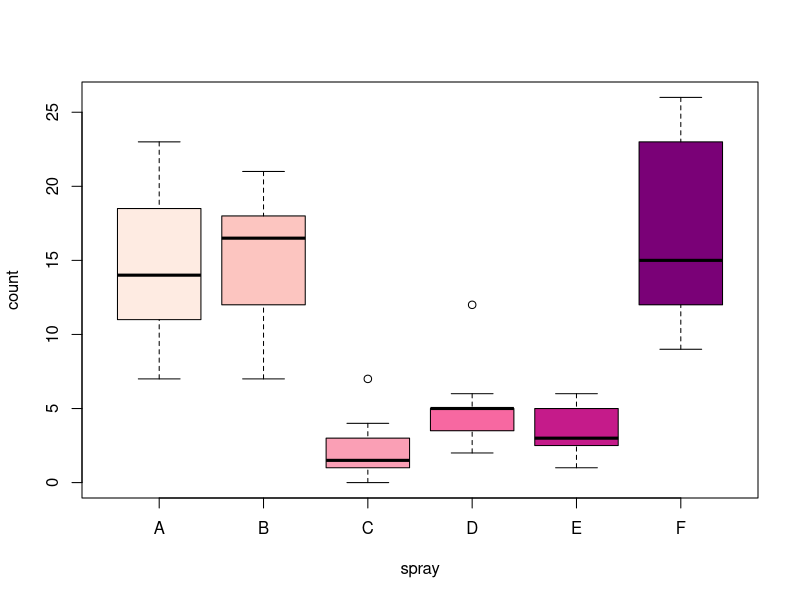
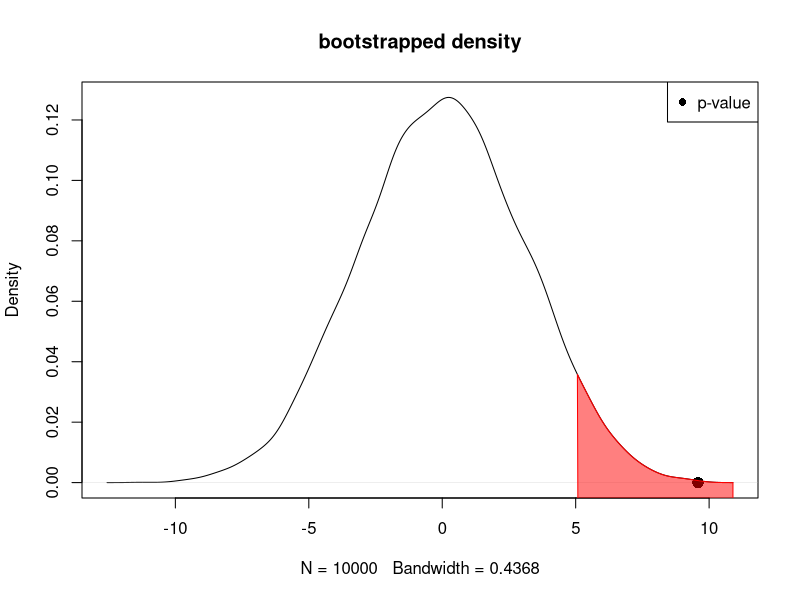
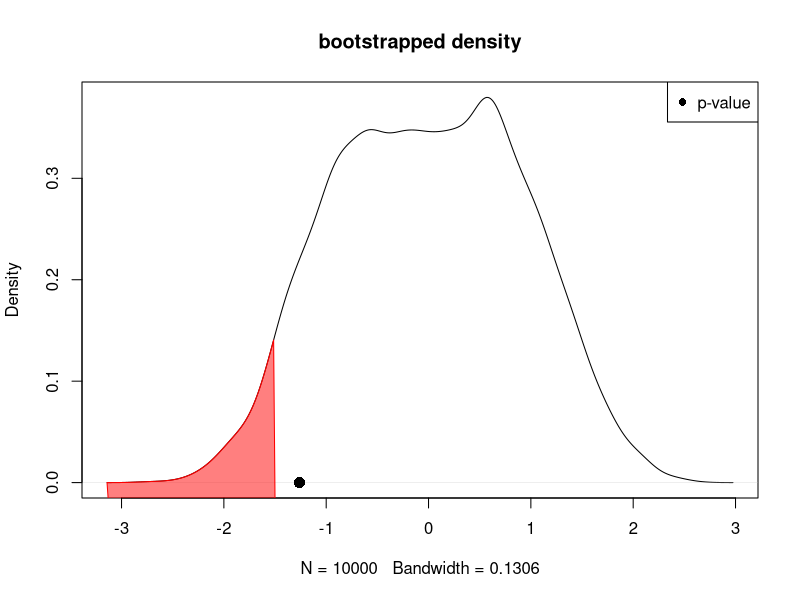

Write the R code that produced these figures, in order.
dim(InsectSprays)
names(InsectSprays)
library(RColorBrewer)
boxplot(count ~ spray,data = InsectSprays,col = brewer.pal(6,"RdPu"))
## teststat generic function

teststat <- function(groups = c("A","B"),permute = FALSE) {
    if (isTRUE(permute)) {
        count  <- InsectSprays$count[InsectSprays$spray %in% groups]
        label  <- c(rep(groups[1],length(which(InsectSprays$spray == groups[1]))),
                    rep(groups[2],length(which(InsectSprays$spray == groups[2]))))
        perms  <- sample(label)
        return(mean(count[perms == groups[2]]) - mean(count[perms == groups[1]]))
    }
    mean(
     InsectSprays$count[InsectSprays$spray == groups[2]] - InsectSprays$count[InsectSprays$spray == groups[1]]
        )
}

## Permutation Test For Groups B & C

mu_diff_BC <- teststat(c("B","C"))

perms_BC <- sapply(1:1e4,function(i) teststat(groups = c("C","B"),permute = TRUE))

# p-value of mean_perm_diff_mean = mu_diff_BC (given that it is true)

mean(perms_BC < mu_diff_BC)

# plot + quantile of p-value
dx <- density(perms_BC)
plot(dx,main = "bootstrapped density")
points(x = quantile(perms_BC,prob = 1 - 0),y = 0,cex = 1.5,col = "black",pch = 16)
polygon(c(dx$x[dx$x >= qnorm(.95,sd = sd(perms_BC))],quantile(perms_BC,probs = 1,sd = sd(perms_BC))), 
        c(dx$y[dx$x >= qnorm(.95,sd = sd(perms_BC))],quantile(perms_BC,probs = 0,sd = sd(perms_BC))),
        col = rgb(1, 0, 0, alpha = 0.5), border = "red", main = "",ylim = c(0,02))
legend("topright",legend = c("p-value"),col = "black",pch = 16)

## Permutation Test For Groups D & E

mu_diff_DE <- teststat(c("D","E"))

perms_DE <- sapply(1:1e4,function(i) teststat(groups = c("D","E"),permute = TRUE))

# p-value of mean_perm_diff_mean = mu_diff_DE (given that it is true)

p <- mean(perms_DE < mu_diff_DE)
print(p)
# plot + quantile of p-value
dx <- density(perms_DE)
plot(dx,main = "bootstrapped density")
points(x = quantile(perms_DE,prob = p),y = 0,cex = 1.5,col = "black",pch = 16)
polygon(c(dx$x[dx$x <= qnorm(.05,sd = sd(perms_DE))],quantile(perms_DE,probs = p,sd = sd(perms_BC))), 
        c(dx$y[dx$x <= qnorm(.05,sd = sd(perms_DE))],quantile(perms_DE,probs = 0,sd = sd(perms_BC))),
        col = rgb(1, 0, 0, alpha = 0.5), border = "red", main = "",ylim = c(0,02))
legend("topright",legend = c("p-value"),col = "black",pch = 16)